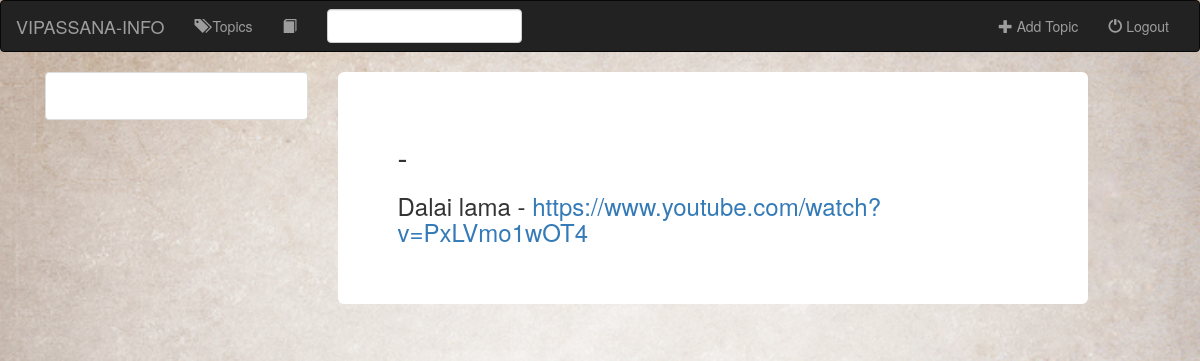
/music/2/, run on the app's committed database.
### music/models.py (models this page shows, shortened)
class Song(models.Model):
    album = models.ForeignKey(Album, on_delete=models.CASCADE)
    file_type = models.CharField(max_length=10, default='')
    document_title = models.CharField(max_length=250, default='')
    document_url = models.CharField(max_length=1000, default='')

### music/views.py (the view)
# urls.py: url(r'^(?P<pk>[0-9]+)/$', views.DetailsView.as_view(), name='details'),
class DetailsView(generic.DetailView):
    model = Song
    template_name = 'music/details.html'

### templates/music/details.html (shortened to what this page needs)
{% extends 'music/baseMusic.html' %}
{% load staticfiles %}
{% block body_block %}
<div class="container" id="tourpackages-carousel">
      <div class="row">
         <div class="col-xs-18 col-sm-6 col-md-3">
             <div class="thumbnail">
                 <div class="caption">
                 </div>
             </div>
         </div>
          <div class="col-xs-18 col-sm-6 col-md-3 col-lg-8">
              <div class="jumbotron" style="background:white;">
                  <h2>{{album.artist}} - {{album.album_title}}</h3>
                      <h3>{{song.document_title}} - <a href="{{song.document_url}}">{{song.document_url}}</a></h3>
              </div>
          </div>
      </div>
</div>
{% endblock %}

### static/css/music.css (style rules this page uses)
body { background:url('../images/paper.jpg') ; min-height:100%; background-size:cover; min-height:100%; }

### data on the page
Song: document_title "Dalai lama", document_url "https://www.youtube.com/watch?v=PxLVmo1wOT4"
